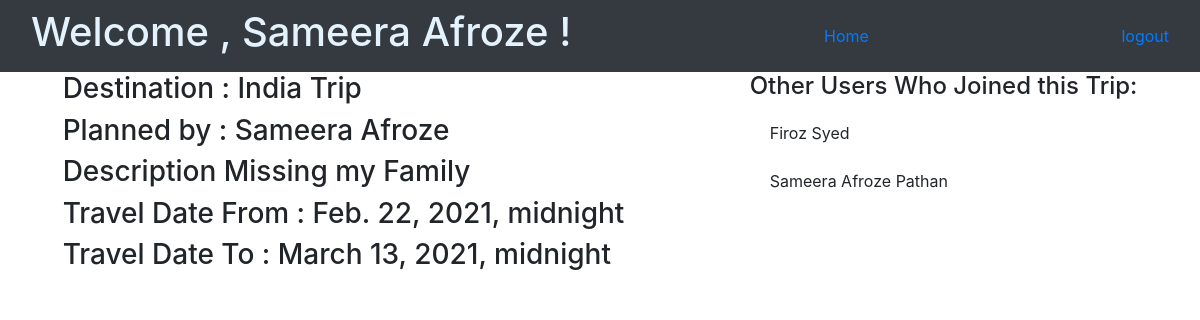
Screenshot of /travels/4 (signed in) with the database file from the repository.
### loginregapp/models.py (models this page shows, shortened)
class User(models.Model):
    first_name=models.CharField(max_length=45)
    last_name=models.CharField(max_length=45)
    email=models.EmailField(max_length=45)
    password=models.CharField(max_length=100)
    created_at=models.DateTimeField(auto_now_add=True)
    updated_at=models.DateTimeField(auto_now=True)
    objects=UserManager()

### travelapp/models.py (models this page shows, shortened)
class Trip(models.Model):
    destination=models.CharField(max_length=45)
    description=models.CharField(max_length=255)
    from_date=models.DateTimeField()
    to_date=models.DateTimeField()
    created_at=models.DateTimeField(auto_now_add=True)
    updated_at=models.DateTimeField(auto_now=True)
    added_by=models.ForeignKey(User,related_name="trip_created",on_delete=models.CASCADE)
    users_who_join=models.ManyToManyField(User,related_name="joined_trips")
    objects=TripManager()

### travelapp/views.py (the view)
# urls.py: path('travels/<int:trip_id>',trv.tripview,name="tripview"),
def tripview(request,trip_id):
    if request.method=="GET":
        if 'user_id' not in request.session:
            return redirect('/')
        print("I am here to delete")
        logged_user=User.objects.get(id=request.session['user_id'])
        this_trip=Trip.objects.get(id=trip_id)
        return render(request,'tripview.html', context={
            'logged_user':User.objects.get(id=request.session['user_id']),
            'this_trip':Trip.objects.get(id=trip_id),
            'trips':Trip.objects.all(),
            'users':User.objects.all()
            })

### travelapp/templates/tripview.html (shortened to what this page needs)
<!DOCTYPE html>
<html lang="en">
<head>
    {% load static %}
    <link href="https://cdn.jsdelivr.net/npm/bootstrap@5.0.0-beta1/dist/css/bootstrap.min.css" rel="stylesheet"
>
    <link href="//maxcdn.bootstrapcdn.com/bootstrap/4.1.1/css/bootstrap.min.css" rel="stylesheet" id="bootstrap-css">
</head>
<body>
    <nav class="navbar navbar-dark bg-dark">
        <div class="container-fluid">
            <p class="h1" style="color: #e3f2fd;"> Welcome , {{logged_user.first_name}} ! </p>
            <a href="/travels/home">Home </a>
            <a href="/travels/logout">logout</a>
        </div>
    </nav>
    <div class="d-flex justify-content-around">
        <div class="trip_details">
        <p class="h3">Destination : {{this_trip.destination}}</p>
        <p class="h3"> Planned by : {{this_trip.added_by.first_name}} {{this_trip.added_by.last_name}}</p>
        <p class="h3"> Description {{this_trip.description}}</p>
        <p class="h3"> Travel Date From : {{this_trip.from_date}}</p>
        <p class="h3"> Travel Date To : {{this_trip.to_date}}</p>
        </div>
        <div class="other_users_joined_trips">
            <p class="h4 "> Other Users Who Joined this Trip: </p>
            <ul class="list-group list-group-flush">
                {% if this_trip.users_who_join.all|length == 0 %}
                    <li class="list-group-item"> No Other Users Joined this Trip</li>
                {% else %}
                    {% for user in this_trip.users_who_join.all %}
                        {% if user != this_trip.added_by %}
                            <li class="list-group-item">
                                {{ user.first_name }} {{user.last_name}}
                        {%endif%}
                        </li>
                    {%endfor%}
                {%endif%}
            </ul>
        </div>
    </div>
</body>
</html>

### rows the page displays
User: first_name "Sameera Afroze", last_name "Pathan"
Trip: destination "India Trip", added_by.first_name "Sameera", added_by.last_name "Afroze", description "Missing my Family", from_date "Feb. 22, 2021, midnight", to_date "March 13, 2021, midnight"
User: first_name "Firoz", last_name "Syed"
